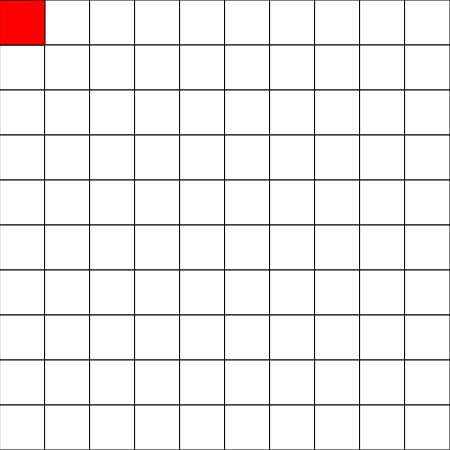
Frame 1 (no input)
Frame 60 (no input): identical to frame 1, image omitted
Frame 120 (the mouse pressed at the canvas centre since frame 60): identical to frame 1, image omitted

The p5.js sketch that drew this single still picture (run headless with seeded random() and noise() and a simulated clock; from frame 60 on, the mouse is pressed at the canvas centre):

// p5.js sketch
// ── sketch.js

let cols = 10;
let rows = 10;
let w;
let h;

let grid = new Array(cols);

let start;
let end;

let openSet = [];
let closedSet = [];

function removeFromArray(arr, elt){
  for(let i = arr.length - 1; i >= 0; i--){
    if(arr[i] == elt){
      arr.splice(i,1);
    }
  }
}

function Spot(i,j){
  this.i = i;
  this.j = j;
  this.f = 0;
  this.g = 0;
  this.h = 0;
  this.neighbors = [];

  this.show = function(col){
    fill(col);
    stroke(0);
    rect(this.i * w, this.j * h, w, h);
  }

  this.addNeighbors = function(){

    let i = this.i;
    let j = this.j;

    if(i < cols-1){
      this.neighbors.push(grid[i + 1][j]);
    }
    if(i > 0){
      this.neighbors.push(grid[i - 1][j]);
    }
    if(j < rows -1){
      this.neighbors.push(grid[i][j + 1]);
    }
    if(j > 0){
      this.neighbors.push(grid[i][j - 1]);
    }

  }

}

function setup(){
  createCanvas(450,450);
  w = width/cols;
  h = height/rows;


 for(let i = 0; i < cols; i ++){
   grid[i] = new Array(rows);
 }

  for(let i = 0; i < cols; i ++){
    for(let j = 0; j < rows; j ++){
      grid[i][j] = new Spot(i,j);
    }
  }

  for(let i = 0; i < cols; i ++){
    for(let j = 0; j < rows; j ++){
      grid[i][j].addNeighbors();
    }
  }

  start = grid[0][0];
  end = grid[cols - 1][rows -1];

  openSet.push(start);

  console.log(grid);

}

function draw(){
  background(250);

  if(openSet.length > 0){

    let winner = 0;

    for(let i = 0; i < openSet.length; i++){
      if(openSet[i].f < openSet[winner].f){
        winner = i;
        console.log("Found winner");
      }

      let current = openSet[winner];

      if(current === end){
        console.log("DONE!");
      }

      removeFromArray(openSet,current);
      closedSet.push(current);

    }

  } else {

  }

  for(let i = 0; i < cols;i ++){
    for(let j = 0; j < rows; j++){
      grid[i][j].show(color(255));
    }
  }

  for(let i = 0; i < closedSet.length; i++){
    closedSet[i].show(color(255,0,0));
  }

  for(let i = 0; i < openSet.length; i++){
    openSet[i].show(color(0,255,0));
  }

}
